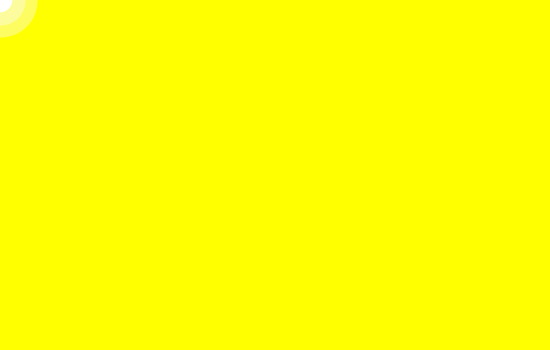
Frame 1 (no input)
Frame 60 (the mouse pressed at the canvas centre just before this capture): identical to frame 1, image omitted
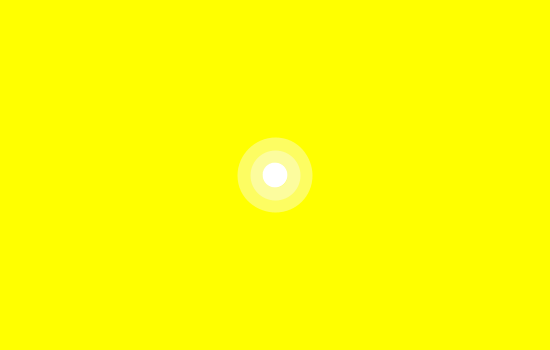
Frame 120 (the mouse held since frame 60 and released just before this capture)

The Processing sketch that drew these frames (run headless with seeded random() and noise(); from frame 60 on, the mouse is pressed at the canvas centre):

// Processing sketch: processing_107584
// ── processing_107584.pde

int counter;

float x = 100;
float y = 100;
float angle1 = 0.0;
float segLength = 0.0;
 
void setup() {
  size(550, 350);
  strokeWeight(50.0);
  stroke(250, 100);
}
 
void draw() {
  background(255, 255, 0 );
   
  float dx = mouseX - x;
  float dy = mouseY - y;
  angle1 = atan2(dy, dx); 
  x = mouseX - (cos(angle1) * segLength);
  y = mouseY - (sin(angle1) * segLength);
  
  segment(x, y, angle1);
  ellipse(x, y, 25, 25);
}
 
void segment(float x, float y, float a) {
  pushMatrix();
  translate(x, y);
  rotate(a);
  line(0, 0, segLength, 0);
  popMatrix();
}
